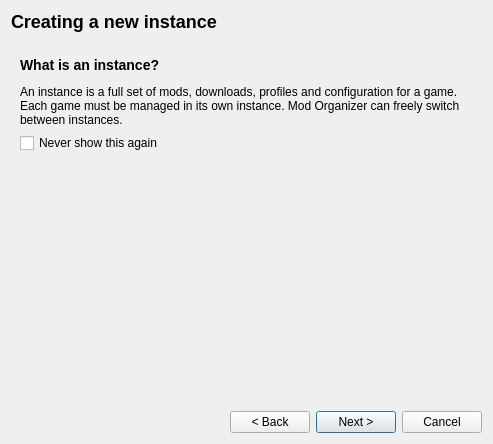
<?xml version="1.0" encoding="UTF-8"?>
<ui version="4.0">
 <class>CreateInstanceDialog</class>
 <widget class="QDialog" name="CreateInstanceDialog">
  <property name="geometry">
   <rect>
    <x>0</x>
    <y>0</y>
    <width>493</width>
    <height>444</height>
   </rect>
  </property>
  <property name="windowTitle">
   <string>Creating an instance</string>
  </property>
  <layout class="QVBoxLayout" name="verticalLayout">
   <item>
    <widget class="QWidget" name="widget" native="true">
     <layout class="QVBoxLayout" name="verticalLayout_15">
      <property name="leftMargin">
       <number>0</number>
      </property>
      <property name="topMargin">
       <number>0</number>
      </property>
      <property name="rightMargin">
       <number>0</number>
      </property>
      <property name="bottomMargin">
       <number>0</number>
      </property>
      <item>
       <widget class="QLabel" name="label">
        <property name="text">
         <string>&lt;h2&gt;Creating a new instance&lt;/h2&gt;</string>
        </property>
       </widget>
      </item>
      <item>
       <spacer name="verticalSpacer_5">
        <property name="orientation">
         <enum>Qt::Vertical</enum>
        </property>
        <property name="sizeType">
         <enum>QSizePolicy::Fixed</enum>
        </property>
        <property name="sizeHint" stdset="0">
         <size>
          <width>20</width>
          <height>10</height>
         </size>
        </property>
       </spacer>
      </item>
     </layout>
    </widget>
   </item>
   <item>
    <widget class="QStackedWidget" name="pages">
     <property name="currentIndex">
      <number>0</number>
     </property>
     <widget class="QWidget" name="page_10">
      <layout class="QVBoxLayout" name="verticalLayout_21">
       <item>
        <widget class="QLabel" name="label_15">
         <property name="text">
          <string>&lt;h3&gt;What is an instance?&lt;/h3&gt;
&lt;p&gt;An instance is a full set of mods, downloads, profiles and configuration for a game. Each game must be managed in its own instance. Mod Organizer can freely switch between instances.&lt;/p&gt;</string>
         </property>
         <property name="alignment">
          <set>Qt::AlignLeading|Qt::AlignLeft|Qt::AlignTop</set>
         </property>
         <property name="wordWrap">
          <bool>true</bool>
         </property>
        </widget>
       </item>
       <item>
        <widget class="QCheckBox" name="hideIntro">
         <property name="text">
          <string>Never show this again</string>
         </property>
        </widget>
       </item>
       <item>
        <spacer name="verticalSpacer_6">
         <property name="orientation">
          <enum>Qt::Vertical</enum>
         </property>
         <property name="sizeHint" stdset="0">
          <size>
           <width>20</width>
           <height>40</height>
          </size>
         </property>
        </spacer>
       </item>
      </layout>
     </widget>
     <widget class="QWidget" name="page">
      <layout class="QVBoxLayout" name="verticalLayout_3">
       <item>
        <widget class="QWidget" name="widget_7" native="true">
         <layout class="QVBoxLayout" name="verticalLayout_6">
          <property name="leftMargin">
           <number>0</number>
          </property>
          <property name="topMargin">
           <number>0</number>
          </property>
          <property name="rightMargin">
           <number>0</number>
          </property>
          <property name="bottomMargin">
           <number>0</number>
          </property>
          <item>
           <widget class="QLabel" name="label_2">
            <property name="text">
             <string>&lt;h3&gt;Select the type of instance to create.&lt;/h3&gt;</string>
            </property>
           </widget>
          </item>
         </layout>
        </widget>
       </item>
       <item>
        <widget class="QWidget" name="widget_3" native="true">
         <layout class="QVBoxLayout" name="verticalLayout_2" stretch="1">
          <property name="leftMargin">
           <number>0</number>
          </property>
          <property name="topMargin">
           <number>0</number>
          </property>
          <property name="rightMargin">
           <number>0</number>
          </property>
          <property name="bottomMargin">
           <number>0</number>
          </property>
          <item>
           <widget class="QWidget" name="widget_4" native="true">
            <layout class="QVBoxLayout" name="verticalLayout_4">
             <property name="leftMargin">
              <number>0</number>
             </property>
             <property name="topMargin">
              <number>0</number>
             </property>
             <property name="rightMargin">
              <number>0</number>
             </property>
             <property name="bottomMargin">
              <number>0</number>
             </property>
             <item>
              <widget class="QCommandLinkButton" name="createGlobal">
               <property name="text">
                <string>Create a global instance</string>
               </property>
               <property name="checkable">
                <bool>true</bool>
               </property>
               <property name="description">
                <string>Global instances are stored in %1, but some paths can be changed to be on a different drive if necessary. A single installation of Mod Organizer can manage multiple global instances.</string>
               </property>
              </widget>
             </item>
             <item>
              <widget class="QCommandLinkButton" name="createPortable">
               <property name="text">
                <string>Create a portable instance</string>
               </property>
               <property name="checkable">
                <bool>true</bool>
               </property>
               <property name="description">
                <string>A portable instance stores everything in Mod Organizer's installation folder, currently %1. There can only be one portable instance per installation of Mod Organizer.</string>
               </property>
              </widget>
             </item>
            </layout>
           </widget>
          </item>
         </layout>
        </widget>
       </item>
       <item>
        <spacer name="verticalSpacer">
         <property name="orientation">
          <enum>Qt::Vertical</enum>
         </property>
         <property name="sizeHint" stdset="0">
          <size>
           <width>20</width>
           <height>40</height>
          </size>
         </property>
        </spacer>
       </item>
      </layout>
     </widget>
     <widget class="QWidget" name="page_2">
      <layout class="QVBoxLayout" name="verticalLayout_7">
       <item>
        <widget class="QWidget" name="widget_5" native="true">
         <layout class="QHBoxLayout" name="horizontalLayout_3">
          <property name="leftMargin">
           <number>0</number>
          </property>
          <property name="topMargin">
           <number>0</number>
          </property>
          <property name="rightMargin">
           <number>0</number>
          </property>
          <property name="bottomMargin">
           <number>0</number>
          </property>
          <item>
           <widget class="QLabel" name="label_3">
            <property name="text">
             <string>&lt;h3&gt;Select the game to manage.&lt;/h3&gt;</string>
            </property>
           </widget>
          </item>
          <item>
           <spacer name="horizontalSpacer_2">
            <property name="orientation">
             <enum>Qt::Horizontal</enum>
            </property>
            <property name="sizeHint" stdset="0">
             <size>
              <width>40</width>
              <height>20</height>
             </size>
            </property>
           </spacer>
          </item>
          <item>
           <widget class="QCheckBox" name="showAllGames">
            <property name="text">
             <string>Show all supported games</string>
            </property>
           </widget>
          </item>
         </layout>
        </widget>
       </item>
       <item>
        <widget class="QWidget" name="widget_6" native="true">
         <layout class="QVBoxLayout" name="verticalLayout_5">
          <property name="leftMargin">
           <number>0</number>
          </property>
          <property name="topMargin">
           <number>0</number>
          </property>
          <property name="rightMargin">
           <number>0</number>
          </property>
          <property name="bottomMargin">
           <number>0</number>
          </property>
          <item>
           <widget class="QScrollArea" name="scrollArea">
            <property name="horizontalScrollBarPolicy">
             <enum>Qt::ScrollBarAlwaysOff</enum>
            </property>
            <property name="widgetResizable">
             <bool>true</bool>
            </property>
            <widget class="QWidget" name="widget_15">
             <property name="geometry">
              <rect>
               <x>0</x>
               <y>0</y>
               <width>455</width>
               <height>308</height>
              </rect>
             </property>
             <property name="sizePolicy">
              <sizepolicy hsizetype="Expanding" vsizetype="Expanding">
               <horstretch>0</horstretch>
               <verstretch>0</verstretch>
              </sizepolicy>
             </property>
             <layout class="QVBoxLayout" name="verticalLayout_16" stretch="0">
              <property name="leftMargin">
               <number>0</number>
              </property>
              <property name="topMargin">
               <number>0</number>
              </property>
              <property name="rightMargin">
               <number>0</number>
              </property>
              <property name="bottomMargin">
               <number>0</number>
              </property>
              <item>
               <widget class="QDialogButtonBox" name="games">
                <property name="sizePolicy">
                 <sizepolicy hsizetype="Expanding" vsizetype="Expanding">
                  <horstretch>0</horstretch>
                  <verstretch>0</verstretch>
                 </sizepolicy>
                </property>
                <property name="orientation">
                 <enum>Qt::Vertical</enum>
                </property>
                <property name="standardButtons">
                 <set>QDialogButtonBox::NoButton</set>
                </property>
               </widget>
              </item>
             </layout>
            </widget>
           </widget>
          </item>
         </layout>
        </widget>
       </item>
      </layout>
     </widget>
     <widget class="QWidget" name="page_9">
      <layout class="QVBoxLayout" name="verticalLayout_19">
       <item>
        <widget class="QWidget" name="widget_16" native="true">
         <layout class="QVBoxLayout" name="verticalLayout_18">
          <property name="leftMargin">
           <number>0</number>
          </property>
          <property name="topMargin">
           <number>0</number>
          </property>
          <property name="rightMargin">
           <number>0</number>
          </property>
          <property name="bottomMargin">
           <number>0</number>
          </property>
          <item>
           <widget class="QLabel" name="label_4">
            <property name="text">
             <string>&lt;h3&gt;Select the game edition.&lt;/h3&gt;</string>
            </property>
           </widget>
          </item>
          <item>
           <widget class="QLabel" name="label_14">
            <property name="text">
             <string>This game has multiple variants. The correct one must be selected or Mod Organizer will not be able to launch the game properly.</string>
            </property>
            <property name="wordWrap">
             <bool>true</bool>
            </property>
           </widget>
          </item>
         </layout>
        </widget>
       </item>
       <item>
        <widget class="QWidget" name="widget_17" native="true">
         <layout class="QVBoxLayout" name="verticalLayout_20">
          <property name="leftMargin">
           <number>0</number>
          </property>
          <property name="topMargin">
           <number>0</number>
          </property>
          <property name="rightMargin">
           <number>0</number>
          </property>
          <property name="bottomMargin">
           <number>0</number>
          </property>
          <item>
           <widget class="QScrollArea" name="scrollArea_2">
            <property name="widgetResizable">
             <bool>true</bool>
            </property>
            <widget class="QWidget" name="scrollAreaWidgetContents">
             <property name="geometry">
              <rect>
               <x>0</x>
               <y>0</y>
               <width>455</width>
               <height>278</height>
              </rect>
             </property>
             <layout class="QVBoxLayout" name="verticalLayout_17">
              <property name="leftMargin">
               <number>0</number>
              </property>
              <property name="topMargin">
               <number>0</number>
              </property>
              <property name="rightMargin">
               <number>0</number>
              </property>
              <property name="bottomMargin">
               <number>0</number>
              </property>
              <item>
               <widget class="QDialogButtonBox" name="editions">
                <property name="sizePolicy">
                 <sizepolicy hsizetype="Expanding" vsizetype="Expanding">
                  <horstretch>0</horstretch>
                  <verstretch>0</verstretch>
                 </sizepolicy>
                </property>
                <property name="orientation">
                 <enum>Qt::Vertical</enum>
                </property>
                <property name="standardButtons">
                 <set>QDialogButtonBox::NoButton</set>
                </property>
               </widget>
              </item>
             </layout>
            </widget>
           </widget>
          </item>
         </layout>
        </widget>
       </item>
      </layout>
     </widget>
     <widget class="QWidget" name="page_5">
      <layout class="QVBoxLayout" name="verticalLayout_9">
       <item>
        <widget class="QWidget" name="widget_8" native="true">
         <layout class="QHBoxLayout" name="horizontalLayout_4">
          <property name="leftMargin">
           <number>0</number>
          </property>
          <property name="topMargin">
           <number>0</number>
          </property>
          <property name="rightMargin">
           <number>0</number>
          </property>
          <property name="bottomMargin">
           <number>0</number>
          </property>
          <item>
           <widget class="QLabel" name="instanceNameLabel">
            <property name="text">
             <string>&lt;h3&gt;Customize the name for this &lt;span style=&quot;white-space: nowrap;&quot;&gt;%1&lt;/span&gt; instance.&lt;/h3&gt;</string>
            </property>
            <property name="wordWrap">
             <bool>true</bool>
            </property>
           </widget>
          </item>
         </layout>
        </widget>
       </item>
       <item>
        <widget class="QWidget" name="widget_9" native="true">
         <layout class="QVBoxLayout" name="verticalLayout_8">
          <property name="spacing">
           <number>9</number>
          </property>
          <item>
           <widget class="QLineEdit" name="instanceName">
            <property name="placeholderText">
             <string>Instance name</string>
            </property>
           </widget>
          </item>
          <item>
           <widget class="QLabel" name="instanceNameExists">
            <property name="text">
             <string>There is already an instance with this name.</string>
            </property>
           </widget>
          </item>
          <item>
           <widget class="QLabel" name="instanceNameInvalid">
            <property name="text">
             <string>The name contains invalid characters. It must be a valid folder name.</string>
            </property>
           </widget>
          </item>
          <item>
           <spacer name="verticalSpacer_2">
            <property name="orientation">
             <enum>Qt::Vertical</enum>
            </property>
            <property name="sizeHint" stdset="0">
             <size>
              <width>20</width>
              <height>40</height>
             </size>
            </property>
           </spacer>
          </item>
         </layout>
        </widget>
       </item>
      </layout>
     </widget>
     <widget class="QWidget" name="page_6">
      <layout class="QVBoxLayout" name="verticalLayout_14">
       <item>
        <widget class="QWidget" name="widget_10" native="true">
         <layout class="QVBoxLayout" name="verticalLayout_10">
          <property name="leftMargin">
           <number>0</number>
          </property>
          <property name="topMargin">
           <number>0</number>
          </property>
          <property name="rightMargin">
           <number>0</number>
          </property>
          <property name="bottomMargin">
           <number>0</number>
          </property>
          <item>
           <widget class="QLabel" name="label_5">
            <property name="text">
             <string>&lt;h3&gt;Select a folder where the data should be stored.&lt;/h3&gt;</string>
            </property>
            <property name="wordWrap">
             <bool>true</bool>
            </property>
           </widget>
          </item>
          <item>
           <widget class="QLabel" name="pathsLabel">
            <property name="text">
             <string>This includes downloads, mods, profiles and overwrite for your &lt;b&gt;%1&lt;/b&gt; instance. If there is enough space on this drive, you should use the default folder.</string>
            </property>
            <property name="wordWrap">
             <bool>true</bool>
            </property>
           </widget>
          </item>
         </layout>
        </widget>
       </item>
       <item>
        <widget class="QWidget" name="widget_13" native="true">
         <layout class="QVBoxLayout" name="verticalLayout_11">
          <item>
           <widget class="QStackedWidget" name="pathPages">
            <property name="currentIndex">
             <number>0</number>
            </property>
            <widget class="QWidget" name="page_7">
             <layout class="QVBoxLayout" name="verticalLayout_12">
              <property name="leftMargin">
               <number>0</number>
              </property>
              <property name="topMargin">
               <number>0</number>
              </property>
              <property name="rightMargin">
               <number>0</number>
              </property>
              <property name="bottomMargin">
               <number>0</number>
              </property>
              <item>
               <widget class="QWidget" name="widget_11" native="true">
                <layout class="QGridLayout" name="gridLayout">
                 <property name="leftMargin">
                  <number>0</number>
                 </property>
                 <property name="topMargin">
                  <number>0</number>
                 </property>
                 <property name="rightMargin">
                  <number>0</number>
                 </property>
                 <property name="bottomMargin">
                  <number>0</number>
                 </property>
                 <item row="0" column="2">
                  <widget class="QToolButton" name="browseLocation">
                   <property name="text">
                    <string>...</string>
                   </property>
                  </widget>
                 </item>
                 <item row="0" column="0">
                  <widget class="QLabel" name="label_6">
                   <property name="text">
                    <string>Location</string>
                   </property>
                  </widget>
                 </item>
                 <item row="3" column="0">
                  <spacer name="verticalSpacer_3">
                   <property name="orientation">
                    <enum>Qt::Vertical</enum>
                   </property>
                   <property name="sizeHint" stdset="0">
                    <size>
                     <width>20</width>
                     <height>40</height>
                    </size>
                   </property>
                  </spacer>
                 </item>
                 <item row="2" column="0" colspan="3">
                  <widget class="QLabel" name="locationExists">
                   <property name="text">
                    <string>Warning: This folder already exists.</string>
                   </property>
                  </widget>
                 </item>
                 <item row="0" column="1">
                  <widget class="QLineEdit" name="location">
                   <property name="placeholderText">
                    <string>Folder</string>
                   </property>
                  </widget>
                 </item>
                 <item row="1" column="0" colspan="3">
                  <widget class="QLabel" name="locationInvalid">
                   <property name="text">
                    <string>Warning: The folder contains invalid characters.</string>
                   </property>
                  </widget>
                 </item>
                </layout>
               </widget>
              </item>
             </layout>
            </widget>
            <widget class="QWidget" name="page_8">
             <layout class="QVBoxLayout" name="verticalLayout_13">
              <property name="leftMargin">
               <number>0</number>
              </property>
              <property name="topMargin">
               <number>0</number>
              </property>
              <property name="rightMargin">
               <number>0</number>
              </property>
              <property name="bottomMargin">
               <number>0</number>
              </property>
              <item>
               <widget class="QWidget" name="widget_12" native="true">
                <layout class="QGridLayout" name="gridLayout_2">
                 <property name="leftMargin">
                  <number>0</number>
                 </property>
                 <property name="topMargin">
                  <number>0</number>
                 </property>
                 <property name="rightMargin">
                  <number>0</number>
                 </property>
                 <property name="bottomMargin">
                  <number>0</number>
                 </property>
                 <item row="4" column="3">
                  <widget class="QToolButton" name="browseOverwrite">
                   <property name="text">
                    <string>...</string>
                   </property>
                  </widget>
                 </item>
                 <item row="2" column="3">
                  <widget class="QToolButton" name="browseMods">
                   <property name="text">
                    <string>...</string>
                   </property>
                  </widget>
                 </item>
                 <item row="2" column="0">
                  <widget class="QLabel" name="label_10">
                   <property name="text">
                    <string>Mods</string>
                   </property>
                  </widget>
                 </item>
                 <item row="4" column="2">
                  <widget class="QLineEdit" name="overwrite">
                   <property name="placeholderText">
                    <string>Folder</string>
                   </property>
                  </widget>
                 </item>
                 <item row="2" column="2">
                  <widget class="QLineEdit" name="mods">
                   <property name="placeholderText">
                    <string>Folder</string>
                   </property>
                  </widget>
                 </item>
                 <item row="4" column="0">
                  <widget class="QLabel" name="label_13">
                   <property name="text">
                    <string>Overwrite</string>
                   </property>
                  </widget>
                 </item>
                 <item row="0" column="0">
                  <widget class="QLabel" name="label_8">
                   <property name="text">
                    <string>Base directory</string>
                   </property>
                  </widget>
                 </item>
                 <item row="1" column="3">
                  <widget class="QToolButton" name="browseDownloads">
                   <property name="text">
                    <string>...</string>
                   </property>
                  </widget>
                 </item>
                 <item row="3" column="2">
                  <widget class="QLineEdit" name="profiles">
                   <property name="placeholderText">
                    <string>Folder</string>
                   </property>
                  </widget>
                 </item>
                 <item row="5" column="0" colspan="4">
                  <widget class="QLabel" name="advancedDirExists">
                   <property name="text">
                    <string>Warning: The folder %1 already exists.</string>
                   </property>
                   <property name="wordWrap">
                    <bool>true</bool>
                   </property>
                  </widget>
                 </item>
                 <item row="1" column="0">
                  <widget class="QLabel" name="label_9">
                   <property name="text">
                    <string>Downloads</string>
                   </property>
                  </widget>
                 </item>
                 <item row="1" column="2">
                  <widget class="QLineEdit" name="downloads">
                   <property name="placeholderText">
                    <string>Folder</string>
                   </property>
                  </widget>
                 </item>
                 <item row="0" column="2">
                  <widget class="QLineEdit" name="base">
                   <property name="placeholderText">
                    <string>Folder</string>
                   </property>
                  </widget>
                 </item>
                 <item row="3" column="0">
                  <widget class="QLabel" name="label_12">
                   <property name="text">
                    <string>Profiles</string>
                   </property>
                  </widget>
                 </item>
                 <item row="8" column="0" colspan="4">
                  <widget class="QLabel" name="label_11">
                   <property name="text">
                    <string>Use %BASE_DIR% to refer to the Base Directory.</string>
                   </property>
                  </widget>
                 </item>
                 <item row="0" column="3">
                  <widget class="QToolButton" name="browseBase">
                   <property name="text">
                    <string>...</string>
                   </property>
                  </widget>
                 </item>
                 <item row="3" column="3">
                  <widget class="QToolButton" name="browseProfiles">
                   <property name="text">
                    <string>...</string>
                   </property>
                  </widget>
                 </item>
                 <item row="7" column="0">
                  <spacer name="verticalSpacer_4">
                   <property name="orientation">
                    <enum>Qt::Vertical</enum>
                   </property>
                   <property name="sizeHint" stdset="0">
                    <size>
                     <width>20</width>
                     <height>40</height>
                    </size>
                   </property>
                  </spacer>
                 </item>
                 <item row="6" column="0" colspan="4">
                  <widget class="QLabel" name="advancedDirInvalid">
                   <property name="text">
                    <string>Warning: The folder %1 contains invalid characters.</string>
                   </property>
                   <property name="wordWrap">
                    <bool>true</bool>
                   </property>
                  </widget>
                 </item>
                </layout>
               </widget>
              </item>
             </layout>
            </widget>
           </widget>
          </item>
          <item>
           <widget class="QWidget" name="widget_14" native="true">
            <property name="minimumSize">
             <size>
              <width>0</width>
              <height>0</height>
             </size>
            </property>
            <layout class="QHBoxLayout" name="horizontalLayout_2">
             <property name="leftMargin">
              <number>0</number>
             </property>
             <property name="topMargin">
              <number>0</number>
             </property>
             <property name="rightMargin">
              <number>0</number>
             </property>
             <property name="bottomMargin">
              <number>0</number>
             </property>
             <item>
              <spacer name="horizontalSpacer_3">
               <property name="orientation">
                <enum>Qt::Horizontal</enum>
               </property>
               <property name="sizeHint" stdset="0">
                <size>
                 <width>292</width>
                 <height>20</height>
                </size>
               </property>
              </spacer>
             </item>
             <item>
              <widget class="QCheckBox" name="advancedPathOptions">
               <property name="text">
                <string>Show advanced options</string>
               </property>
              </widget>
             </item>
            </layout>
           </widget>
          </item>
         </layout>
        </widget>
       </item>
      </layout>
     </widget>
     <widget class="QWidget" name="page_11">
      <layout class="QVBoxLayout" name="verticalLayout_22">
       <item>
        <widget class="QWidget" name="widget_18" native="true">
         <layout class="QVBoxLayout" name="verticalLayout_24">
          <property name="leftMargin">
           <number>0</number>
          </property>
          <property name="topMargin">
           <number>0</number>
          </property>
          <property name="rightMargin">
           <number>0</number>
          </property>
          <property name="bottomMargin">
           <number>0</number>
          </property>
          <item>
           <widget class="QLabel" name="label_16">
            <property name="text">
             <string>&lt;h3&gt;Confirmation&lt;/h3&gt;</string>
            </property>
           </widget>
          </item>
          <item>
           <widget class="QLabel" name="label_17">
            <property name="text">
             <string>The instance is about to be created. Review the information below and press 'Finish'.</string>
            </property>
           </widget>
          </item>
         </layout>
        </widget>
       </item>
       <item>
        <widget class="QWidget" name="widget_19" native="true">
         <layout class="QVBoxLayout" name="verticalLayout_23">
          <property name="leftMargin">
           <number>0</number>
          </property>
          <property name="topMargin">
           <number>0</number>
          </property>
          <property name="rightMargin">
           <number>0</number>
          </property>
          <property name="bottomMargin">
           <number>0</number>
          </property>
          <item>
           <widget class="QTextEdit" name="review">
            <property name="lineWrapMode">
             <enum>QTextEdit::NoWrap</enum>
            </property>
           </widget>
          </item>
          <item>
           <widget class="QTextEdit" name="creationLog">
            <property name="lineWrapMode">
             <enum>QTextEdit::NoWrap</enum>
            </property>
            <property name="textInteractionFlags">
             <set>Qt::TextSelectableByKeyboard|Qt::TextSelectableByMouse</set>
            </property>
           </widget>
          </item>
          <item>
           <widget class="QWidget" name="widget_20" native="true">
            <layout class="QHBoxLayout" name="horizontalLayout_5">
             <property name="leftMargin">
              <number>0</number>
             </property>
             <property name="topMargin">
              <number>0</number>
             </property>
             <property name="rightMargin">
              <number>0</number>
             </property>
             <property name="bottomMargin">
              <number>0</number>
             </property>
             <item>
              <spacer name="horizontalSpacer_4">
               <property name="orientation">
                <enum>Qt::Horizontal</enum>
               </property>
               <property name="sizeHint" stdset="0">
                <size>
                 <width>304</width>
                 <height>20</height>
                </size>
               </property>
              </spacer>
             </item>
             <item>
              <widget class="QCheckBox" name="launch">
               <property name="text">
                <string>Launch the new instance</string>
               </property>
               <property name="checked">
                <bool>true</bool>
               </property>
              </widget>
             </item>
            </layout>
           </widget>
          </item>
         </layout>
        </widget>
       </item>
      </layout>
     </widget>
    </widget>
   </item>
   <item>
    <widget class="QWidget" name="widget_2" native="true">
     <layout class="QHBoxLayout" name="horizontalLayout">
      <property name="leftMargin">
       <number>0</number>
      </property>
      <property name="topMargin">
       <number>0</number>
      </property>
      <property name="rightMargin">
       <number>0</number>
      </property>
      <property name="bottomMargin">
       <number>0</number>
      </property>
      <item>
       <spacer name="horizontalSpacer">
        <property name="orientation">
         <enum>Qt::Horizontal</enum>
        </property>
        <property name="sizeHint" stdset="0">
         <size>
          <width>40</width>
          <height>20</height>
         </size>
        </property>
       </spacer>
      </item>
      <item>
       <widget class="QPushButton" name="back">
        <property name="text">
         <string>&lt; Back</string>
        </property>
       </widget>
      </item>
      <item>
       <widget class="QPushButton" name="next">
        <property name="text">
         <string>Next &gt;</string>
        </property>
        <property name="default">
         <bool>true</bool>
        </property>
       </widget>
      </item>
      <item>
       <widget class="QPushButton" name="cancel">
        <property name="text">
         <string>Cancel</string>
        </property>
       </widget>
      </item>
     </layout>
    </widget>
   </item>
  </layout>
 </widget>
 <resources/>
 <connections/>
</ui>
